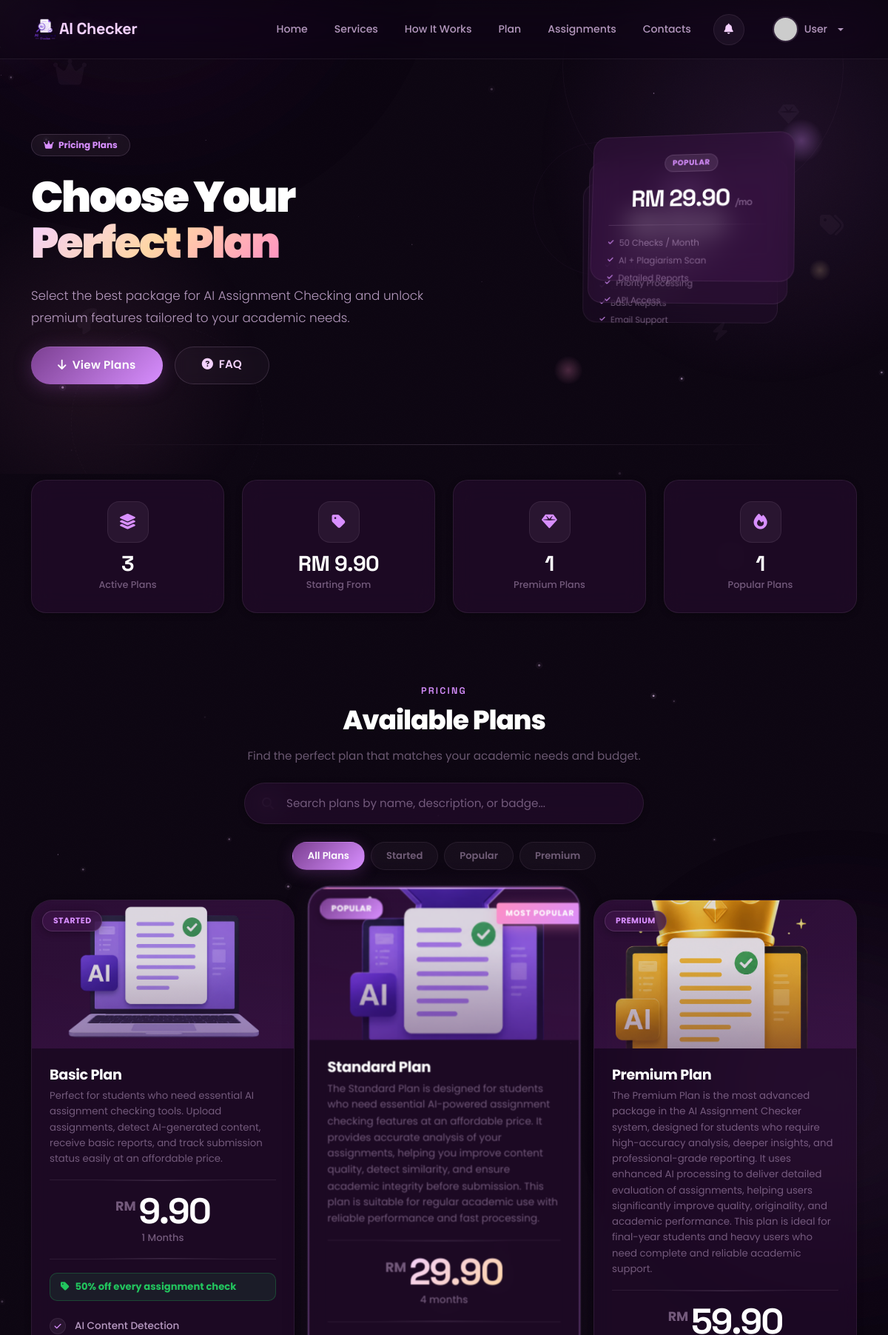
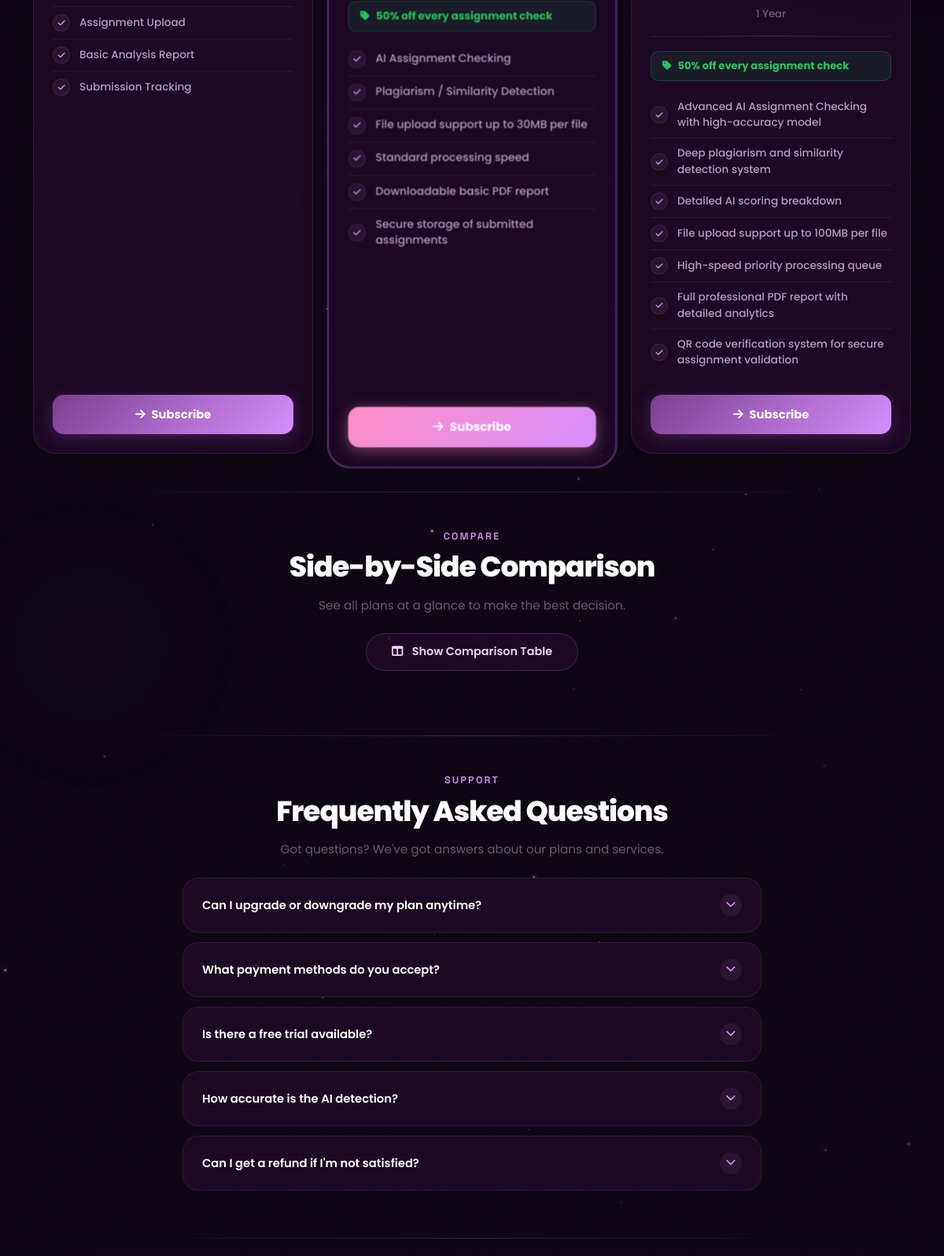
Page /plan.php (signed in, upper part) on the committed database (2 pictures, top to bottom).
### tables this page shows
CREATE TABLE `plans` (
  `plan_id` int(11) NOT NULL,
  `plan_name` varchar(100) NOT NULL,
  `description` text NOT NULL,
  `price` decimal(10,2) NOT NULL,
  `assignment_discount` decimal(5,2) DEFAULT 0.00,
  `duration` varchar(50) DEFAULT NULL,
  `features` text DEFAULT NULL,
  `status` enum('Active','Inactive') DEFAULT 'Active',
  `created_at` datetime DEFAULT current_timestamp(),
  `plan_image` varchar(255) DEFAULT NULL,
  `badge` varchar(50) DEFAULT NULL,
  `button_text` varchar(50) DEFAULT 'Subscribe'
);

### plan.php (the view, shortened to what the rows shown need)
<?php
include 'config.php';
 $plans = [];
if ($conn) {
    $sql = "SELECT * FROM plans WHERE status='Active' ORDER BY price ASC";
    $result = $conn->query($sql);
    if ($result && $result->num_rows > 0) {
        while ($row = $result->fetch_assoc()) {
            $plans[] = $row;
        }
    }
}
?>
<!DOCTYPE html>
<html lang="en">
<head>
    <link href="https://cdn.jsdelivr.net/npm/bootstrap@5.3.0/dist/css/bootstrap.min.css" rel="stylesheet">
    <link rel="stylesheet" href="https://cdnjs.cloudflare.com/ajax/libs/font-awesome/6.4.0/css/all.min.css">
    <link href="https://unpkg.com/aos@2.3.1/dist/aos.css" rel="stylesheet">
</head>
<body>
    <?php include 'header.php'; ?>
    <section class="plan-hero">
        <div class="container position-relative" style="z-index:2;">
            <div class="row align-items-center">
                <div class="col-lg-7" data-aos="fade-right">
                    <h1 class="plan-hero-title mb-4">Choose Your<br><span>Perfect Plan</span></h1>
                </div>
            </div>
        </div>
    </section>
    <section id="plans-grid" class="py-5" style="background:transparent;">
        <div class="container">
            <div class="text-center mb-4" data-aos="fade-up">
                <h2 class="section-title mb-3">Available Plans</h2>
            </div>
            <?php if (!empty($plans)): ?>
                <div class="row g-4" id="plansContainer">
                    <?php foreach ($plans as $index => $plan):
                        $isPopular = (strtolower($plan['badge']) === 'popular');
                        $planImage = !empty($plan['plan_image']) ? 'uploads/plans/' . $plan['plan_image'] : 'assets/no-image.png';
                        $features = !empty($plan['features']) ? explode(',', $plan['features']) : [];
                        $buttonText = !empty($plan['button_text']) ? $plan['button_text'] : 'Subscribe';
                        $durationLabel = !empty($plan['duration']) ? $plan['duration'] : 'Per Month';
                        $badgeLower = strtolower($plan['badge']);
                    ?>
                        <div class="col-lg-4 col-md-6 col-12 plan-col"
                             data-name="<?php echo strtolower(htmlspecialchars($plan['plan_name'])); ?>"
                             data-desc="<?php echo strtolower(htmlspecialchars($plan['description'])); ?>"
                             data-badge="<?php echo $badgeLower; ?>"
                             data-aos="fade-up"
                             data-aos-delay="<?php echo $index * 100; ?>">
                            <div class="pricing-card <?php echo $isPopular ? 'is-popular' : ''; ?>">
                                <?php if ($isPopular): ?>
                                    <div class="popular-ribbon">Most Popular</div>
                                <?php endif; ?>
                                <div class="pricing-card-img">
                                    <?php if (!empty($plan['badge'])): ?>
                                        <span class="plan-badge-tag"><?php echo htmlspecialchars($plan['badge']); ?></span>
                                    <?php endif; ?>
                                    <img src="<?php echo $planImage; ?>"
                                         alt="<?php echo htmlspecialchars($plan['plan_name']); ?>"
                                         onerror="this.src='assets/no-image.png'">
                                </div>
                                <div class="pricing-card-body">
                                    <h3><?php echo htmlspecialchars($plan['plan_name']); ?></h3>
                                    <p class="plan-desc"><?php echo htmlspecialchars($plan['description']); ?></p>
                                    <div class="price-block">
                                        <span class="price-currency">RM </span>
                                        <span class="price-amount"><?php echo number_format($plan['price'], 2); ?></span>
                                        <div class="price-duration"><?php echo htmlspecialchars($durationLabel); ?></div>
                                    </div>
                                    <?php $assignDiscount = floatval($plan['assignment_discount'] ?? 0); ?>
                                    <?php if ($assignDiscount > 0): ?>
                                        <div class="plan-discount-perk" style="display:flex;align-items:center;gap:8px;padding:8px 14px;margin-bottom:14px;background:rgba(34,197,94,0.1);border:1px solid rgba(34,197,94,0.25);border-radius:10px;font-size:0.82rem;font-weight:700;color:#22c55e;">
                                            <i class="fa-solid fa-tag"></i>
                                            <?php echo (int)$assignDiscount; ?>% off every assignment check
                                        </div>
                                    <?php endif; ?>
                                    <?php if (!empty($features)): ?>
                                        <ul class="plan-features">
                                            <?php foreach ($features as $feature): ?>
                                                <li>
                                                    <i class="fa-solid fa-check"></i>
                                                    <?php echo htmlspecialchars(trim($feature)); ?>
                                                </li>
                                            <?php endforeach; ?>
                                        </ul>
                                    <?php endif; ?>
                                    <div class="pricing-card-actions">
                                        <a href="payments_plan.php?plan_id=<?php echo $plan['plan_id']; ?>" class="btn-subscribe">
                                            <i class="fa-solid fa-arrow-right me-2"></i><?php echo htmlspecialchars($buttonText); ?>
                                        </a>
                                    </div>
                                </div>
                            </div>
                        </div>
                    <?php endforeach; ?>
                </div>
            <?php endif; ?>
        </div>
    </section>
    <?php if (!empty($plans) && count($plans) >= 2): ?>
    <section class="comparison-section py-5">
        <div class="container">
            <div class="text-center mb-4" data-aos="fade-up">
                <h2 class="section-title mb-3">Side-by-Side Comparison</h2>
            </div>
        </div>
    </section>
    <?php endif; ?>
    <section class="faq-section py-5" id="faq-section">
        <div class="container">
            <div class="row justify-content-center">
                <div class="col-lg-8">
                    <div class="text-center mb-4" data-aos="fade-up">
                        <h2 class="section-title mb-3">Frequently Asked Questions</h2>
                    </div>
                </div>
            </div>
        </div>
    </section>
<?php include 'footer.php'; ?>
</body>
</html>

### rows in the picture
plans: badge "STARTED", plan_image (picture), plan_name "Basic Plan", description "Perfect for students who need essential AI assignment checking tools. Upload assignments, detect AI-generated content, receive basic reports, and track submission status easily at an affordable price.", price "9.90", duration "1 Months", assignment_discount "50", features "AI Content Detection", features "Assignment Upload", features "Basic Analysis Report", features "Submission Tracking", button_text "Subscribe"
plans: shows "MOST POPULAR", badge "POPULAR", plan_image (picture), plan_name "Standard Plan", description "The Standard Plan is designed for students who need essential AI-powered assignment checking features at an affordable price. It provides accurate analysis of your assignments, helping you improve content quality, detect similarity, and ensure academic integrity before submission. This plan is suitable for regular academic use with reliable performance and fast processing.", price "29.90", duration "4 months", assignment_discount "50", features "AI Assignment Checking", features "Plagiarism / Similarity Detection", features "File upload support up to 30MB per file", features "Standard processing speed", features "Downloadable basic PDF report", features "Secure storage of submitted assignments", button_text "Subscribe"
plans: badge "PREMIUM", plan_image (picture), plan_name "Premium Plan", description "The Premium Plan is the most advanced package in the AI Assignment Checker system, designed for students who require high-accuracy analysis, deeper insights, and professional-grade reporting. It uses enhanced AI processing to deliver detailed evaluation of assignments, helping users significantly improve quality, originality, and academic performance. This plan is ideal for final-year students and heavy users who need complete and reliable academic support.", price "59.90", duration "1 Year", assignment_discount "50", features "Advanced AI Assignment Checking with high-accuracy model", features "Deep plagiarism and similarity detection system", features "Detailed AI scoring breakdown", features "File upload support up to 100MB per file", features "High-speed priority processing queue", features "Full professional PDF report with detailed analytics", features "QR code verification system for secure assignment validation", button_text "Subscribe"

### other values in the picture
$userName "User"
$planStats['total_active'] "3"
$planStats['cheapest'] "9.90"
$planStats['premium'] "1"
$planStats['popular'] "1"
$b "Started"
$b "Popular"
$b "Premium"
